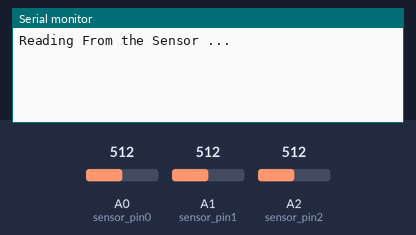
The sketch below on a simulated Arduino Uno, built with avr-gcc and run on an emulated ATmega328P. Parts: the last lines printed to the serial monitor. The inputs (shaded band) are chosen by the test bench; at power-on: A0 (sensor_pin0) = 512, A1 (sensor_pin1) = 512, A2 (sensor_pin2) = 512.

Above: at 3.2 s.
3.3 s: A0 (sensor_pin0) set to 716
At 4.8 s:
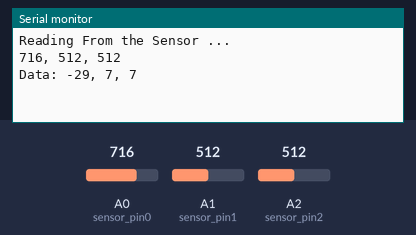
8.8 s: A1 (sensor_pin1) set to 716
At 13.6 s:
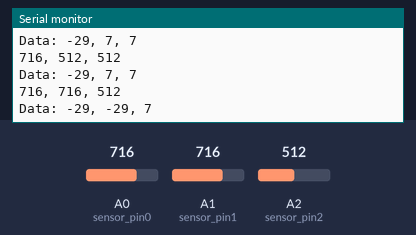
14.3 s: A2 (sensor_pin2) set to 716
At 17.9 s:
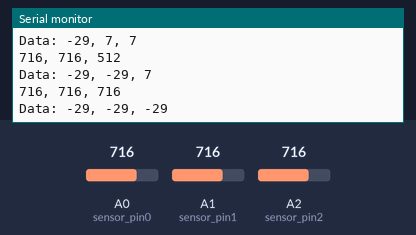
19.8 s: A0 (sensor_pin0) set to 900
At 21.1 s:
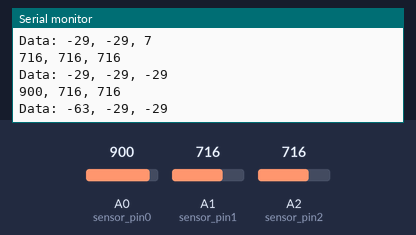
25.3 s: A1 (sensor_pin1) set to 900
At 29.8 s:
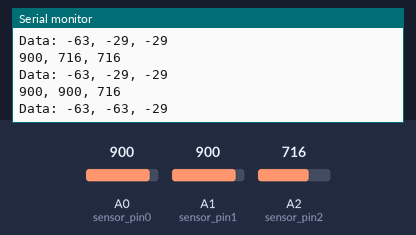
30.8 s: A2 (sensor_pin2) set to 900
At 34.2 s:
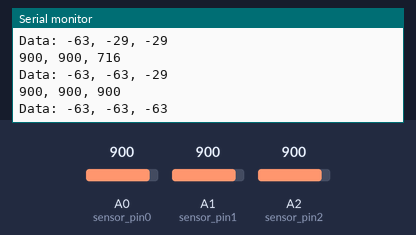
Timing chart, 0 to 35.7 s (numbered marks = the images above; inputs shaded):
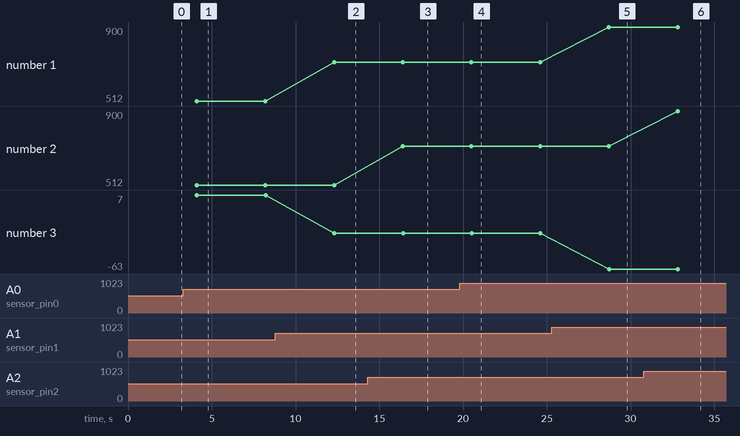

Measured:
- after the input at 3.3 s, the serial monitor: prints a new line after 0.80 s (image 1)
- after the input at 8.8 s, the serial monitor: prints a new line after 3.5 s (image 2)
- after the input at 14.3 s, the serial monitor: prints a new line after 2.1 s (image 3)
- after the input at 19.8 s, the serial monitor: prints a new line after 0.71 s (image 4)
- after the input at 25.3 s, the serial monitor: prints a new line after 3.4 s (image 5)
- after the input at 30.8 s, the serial monitor: prints a new line after 2.0 s (image 6)

The sketch:

sensor.ino
```cpp
#include <SoftwareSerial.h>

int sensor_pin0 = A0;
int sensor_pin1 = A1;
int sensor_pin2 = A2;
int output_value0;
int output_value1;
int output_value2;
long lastMsg = 0;
SoftwareSerial s(5, 6); // (Rx, Tx)

void setup() {
  Serial.begin(9600);
  s.begin(9600);
  Serial.println("Reading From the Sensor ...");
  delay(2000);
}
void loop() {
  long now = millis();
  if (now - lastMsg > 4100) {
    lastMsg = now;
    output_value0 = analogRead(sensor_pin0);
    output_value1 = analogRead(sensor_pin1);
    output_value2 = analogRead(sensor_pin2);

    Serial.print(output_value0);
    Serial.print(", ");
    Serial.print(output_value1);
    Serial.print(", ");
    Serial.println(output_value2);

    output_value0 = map(output_value0, 555, 10, 0, 100);
    output_value1 = map(output_value1, 555, 10, 0, 100);
    output_value2 = map(output_value2, 555, 10, 0, 100);

    Serial.print("Data: ");
    Serial.print(output_value0);
    Serial.print(", ");
    Serial.print(output_value1);
    Serial.print(", ");
    Serial.println(output_value2);

    if (s.available() > 0)
    {
      if (output_value0 < 0)
        s.write(1024);
      else
        s.write(output_value0);
      if (output_value1 < 0)
        s.write(1024);
      else
        s.write(output_value1);
      if (output_value2 < 0)
        s.write(1024);
      else
        s.write(output_value2);
    }
  }
}
```
